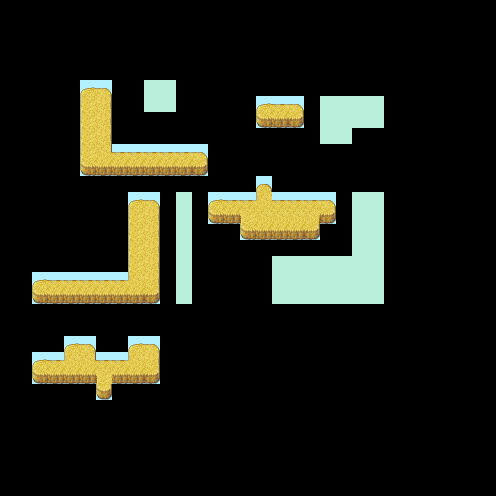

A level layout from a 2D game, rendered from its tile map. Below: a short description, then the map file with tile-grid data replaced by summaries:
An orthogonal 31x31 tile map with 16x16 px tiles, 4 tile layers (Ground, ColdGround, NewColdGround, NewGround), 2 tilesets.

<map version="1.10" tiledversion="1.10.2" orientation="orthogonal" renderorder="right-down" width="31" height="31" tilewidth="16" tileheight="16" infinite="0" nextlayerid="118" nextobjectid="1">
 <properties>
  <property name="MatchInOrder" value="true" />
 </properties>
 <tileset firstgid="1" source="forest16.tsx" />
 <tileset firstgid="1025" source="colorpad-bkg.tsx" />
 <layer id="1" name="Ground" width="31" height="31">
  <data>[961 cells, 99 non-empty, 1 distinct tile ids]</data>
 </layer>
 <layer id="53" name="ColdGround" width="31" height="31">
  <data>[961 cells, 50 non-empty, 1 distinct tile ids]</data>
 </layer>
 <layer id="116" name="NewColdGround" width="31" height="31">
  <data>[961 cells, 0 non-empty, 0 distinct tile ids]</data>
 </layer>
 <layer id="117" name="NewGround" width="31" height="31">
  <data>[961 cells, 99 non-empty, 15 distinct tile ids]</data>
 </layer>
</map>
